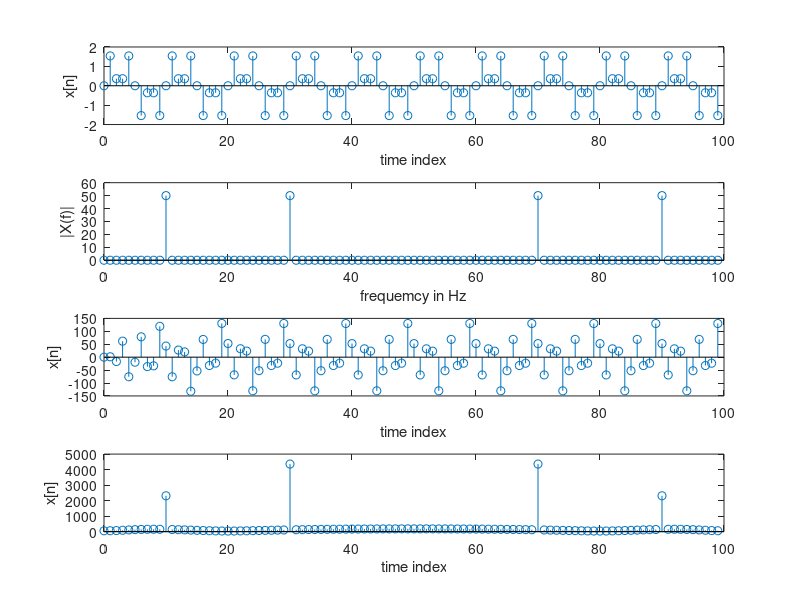

The MATLAB source for this figure: (Note: this script raises an error after producing the figure.)
% Backward difference system y[n] = x[n] - x[n-1]
clear;
a=[1];
b=[1 -1];
x=[2 3 4 5];
y=filter(b,a,x) % y = [2 1 1 1]
h=[1 -1];
x=[2 3 4 5];
w=conv(h,x) % w = [2 1 1 1 -5]
h1=[1 -1 0 0 0];
x1=[2 3 4 5 0];
H=fft(h1)
X=fft(x1)
Z=H.*X
W=fft(w) % Z = W
%%
% Backward difference system y[n] = 0.8y[n-1] + x[n] - x[n-1]
% y = 2 2*0.8+1 2.6*0.8+1 3.08*0.8+1 = 2 2.6 3.08 3.464
clear;
a=[1 -0.8];
b=[1 -1];
x=[2 3 4 5];
y2=filter(b,a,x);

h=[1 -1];
x=[2 3 4 5];
w=conv(h,x); % w = [2 1 1 1 -5]

N = length(x);
M = length(h);
Ny = N + M -1;
y3 = zeros(1,Ny+1);
for i = 1:N
      for k = 1:M
           y3(i+k) = h(k)*x(i) + 0.8*y3(i+k-1);
      end
end
for i = 2:Ny
    y4(i-1) = y3(i)-y3(i-1);
end
%%
% pole-zero plot of H(z)
% num = input('Type in the numerator coefficients (e.g., [1 -5 6]) = ');
num = [1 -5 6];
% den = input('Type in the denominator coefficients (e.g., [1 -4.5 2])= ');
den = [1 -4.5 2]
roots(num)
roots(den)
zplane(num,den)
%%
% a 10-Hz sine wave is input to an allpass system
num = [-0.5 1];
den = [1 -0.5];
freqz(num,den,200,100);
pause;
zplane(num,den);
pause;
f0=10; % 10 Hz sine wave
T=0.01; % sampling freq. = 100 Hz
N=100;
n=0:1:N-1;
x=sin(2*pi*f0*n*T);
subplot(4,1,1); stem(n,x);
xlabel('time index'); ylabel('x[n]');
f=n/T/N;
subplot(4,1,2); stem(f,abs(fft(x)));
xlabel('frequency in Hz'); ylabel('|X(f)|');

y=filter(num,den,x);
subplot(4,1,3); stem(n,y);
xlabel('time index'); ylabel('y[n]');
subplot(4,1,4); stem(f,abs(fft(y)));
xlabel('frequency in Hz'); ylabel('|Y(f)|');
roots(den)
zplane(num,den)
%% 4-2
clear;
num = [1 -6.9 13.4 -7.2];
n1 = roots(num);
den = [1 -1.3 0.47 -0.035];
d1 = roots(den);
num1 = [1 -1.65 0.8 -(0.25*0.5*0.9)].*8;
freqz(num, den, 200, 100);
pause;
zplane(num, den);
pause;
f0 = 10;
f3 = 30;
T = 0.01;
N = 100;
n = 0:1:N-1;
x = sin(2*pi*f0*n*T)+sin(2*pi*f3*n*T);
subplot(4, 1, 1); stem(n, x);
xlabel('time index'); ylabel('x[n]');
f = n/T/N;
subplot(4, 1, 2); stem(f, abs(fft(x)));
xlabel('frequemcy in Hz'); ylabel('|X(f)|');
y1 = filter(num, den, x);
y = filter(num, den, y1);
subplot(4, 1, 3); stem(n, y);
xlabel('time index'); ylabel('x[n]');
subplot(4, 1, 4); stem(f, abs(fft(y)));
xlabel('time index'); ylabel('x[n]');
%%
% Record and play back 5 seconds of 16-bit audio sampled at 16000 kHz.
clear;
Fs=16000;
x = wavrecord(5*Fs, Fs);
wavplay(x,Fs); % playback
wavwrite(x,Fs,'16kHz.wav');
%%
% Read, plot, and play a wav file.
fp=fopen('16kHz.wav','r');
fseek(fp,44,-1)
x=fread(fp,'short');
Fs=16000;
n=0:length(x)-1;
t=n/Fs;
plot(t,x);
xlabel('time in second')
title('audio sampled at 16kHz');
sound(x./32766,Fs,16)
specgram(x,512,Fs,320);